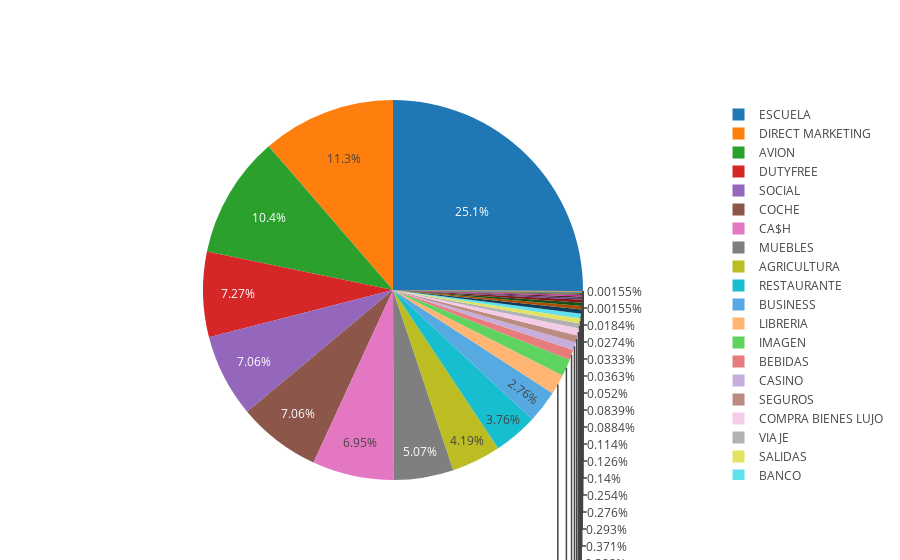

Source (notebook cell):
### Code cell
trace = go.Pie(labels=labels, values=values)
iplot([trace])

### Figure 1 — Plotly figure (JSON) as saved in the notebook; plotly's stock layout.template omitted (floating-point values rounded to 4 significant figures)
{"data": [{"labels": ["ROPA", "HOTEL", "RESTAURANTE", "COCHE", "COMPRA BIENES", "TELECOM", "MISC", "AVION", "REGALOS", "SOCIAL", "DIRECT MARKETING", "LIBRERIA", "SALIDAS", "TREN", "SUPERMERCADO", "DEPORTE", "VIAJE", "HOGAR", "BUSINESS", "DUTYFREE", "BANCO", "IMAGEN", "COMPRA BIENES LUJO", "ESTETICA", "SALUD", "ESCUELA", "MUEBLES", "CASINO", "BEBIDAS", "BARCO", "TABACO", "CA$H", "ARTE", null, "SEGUROS", "AGRICULTURA", "FUNERARIAS"], "type": "pie", "uid": "dfb57bcf-7f46-4c40-bd91-3a10949c1aee", "values": [0.00155, 0.05216, 3.775, 7.077, 0.1407, 0.03336, 0.0887, 10.42, 0.08413, 7.085, 11.38, 1.721, 0.4325, 0.2936, 0.2544, 0.1267, 0.4395, 0.03636, 2.767, 7.288, 0.3887, 1.453, 0.5903, 0.01841, 0.3717, 25.16, 5.08, 0.6687, 0.8568, 0.001553, 0.02748, 6.967, 0.2764, 0.1143, 0.6135, 4.204]}], "layout": {}}
